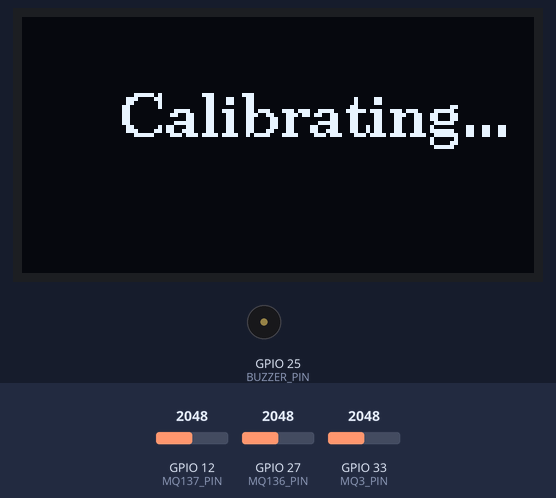
A sketch run on a simulated ESP32. On the bench: 128×64 one-colour display, buzzer (waves = sounding, pin HIGH). The inputs (shaded band) are chosen by the test bench; at power-on: GPIO 12 (MQ137_PIN) = 2048, GPIO 27 (MQ136_PIN) = 2048, GPIO 33 (MQ3_PIN) = 2048. No radio packets arrive unless stated; what the sketch prints to the serial monitor is not drawn.

Above: at 0.2 s.
At 20.3 s:
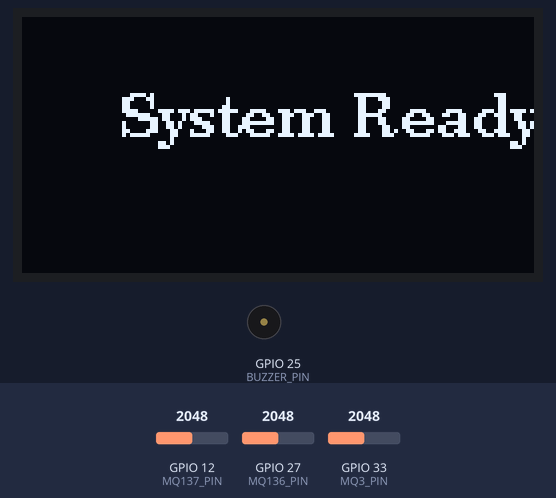
At 22.4 s:
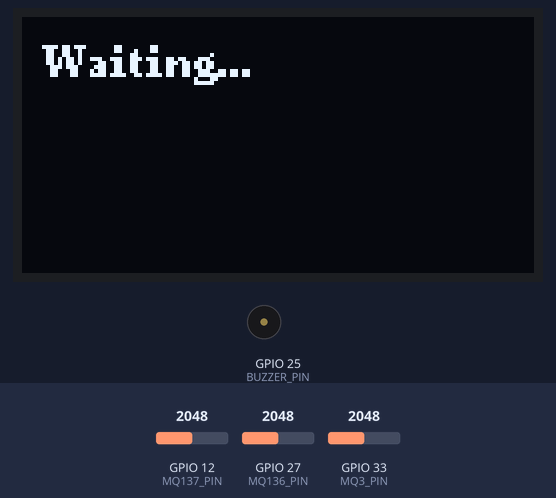

Measured:
- what the display in image 0 shows lasts 20.1 s, from 0.1 s to 20.2 s
- what the display in image 1 shows lasts 2.1 s, from 20.2 s to 22.3 s
- what the display in image 2 shows lasts 5.0 s, from 22.3 s to 27.3 s

The sketch:

gas_edge.ino
```cpp
#include <SPI.h>
#include <LoRa.h>
#include <Wire.h>
#include <U8g2lib.h>
// #include <Mhz19.h>

// ---------- Sensor Pins ----------
#define MQ136_PIN 27
#define MQ3_PIN 33
#define MQ137_PIN 12
// #define MHZ19_RX 32  // ESP32 RX (connects to MH-Z19 TX)
// #define MHZ19_TX 13  // ESP32 TX (connects to MH-Z19 RX)

// --- LoRa Pin Definitions ---
#define LORA_NSS    5    // SPI Chip Select
#define LORA_RST    14   // Reset
#define LORA_DIO0   26   // IRQ (Interrupt Request)

// --- Buzzer Pin Definition ---
#define BUZZER_PIN  25   // Buzzer connected to GPIO 25

// ---------- Constants ----------
const int CALIBRATION_SAMPLES = 100;   // Number of samples for Ro calibration
const int SAMPLE_INTERVAL = 1000;      // 1 second between readings
const float RL = 10.0;                 // Load resistor in kΩ
const float ADC_MAX = 4095.0;          // 12-bit ADC (0–4095)
const float VREF = 3.3;                // ADC reference voltage

// --- Objects ---
// OLED Display
U8G2_SH1106_128X64_NONAME_F_HW_I2C u8g2(U8G2_R0, U8X8_PIN_NONE);

// MH-Z19 Setup (Fixed based on your working code)
HardwareSerial mySerial(2); // Use UART2
// Mhz19 myMhz19;

// ---------- Global Variables ----------
float Ro3 = 0.0, Ro136 = 0.0, Ro137 = 0.0;
bool calibrated = false;
int counter = 0;
String prev_pred = "";
int last_co2_ppm = 400; // Default fallback value

// ---------- Helper Functions ----------
float readSensorVoltage(int pin) {
  int adcValue = analogRead(pin);
  return (adcValue * VREF / ADC_MAX);
}

float calculateRs(float vOut) {
  if (vOut <= 0.0) return -1.0;
  return RL * (VREF - vOut) / vOut; // Rs = RL * (Vc - Vout) / Vout
}

void displayPrediction(String pred) {
  u8g2.clearBuffer();
  u8g2.setFont(u8g2_font_ncenB10_tr);
  u8g2.drawStr(10, 30, "Prediction:");
  u8g2.setFont(u8g2_font_ncenB14_tr);
  u8g2.drawStr(20, 55, pred.c_str());
  u8g2.sendBuffer();
}

void calibrateSensors() {
  Serial.println("======================================================");
  Serial.println("     MQ-3 / MQ-136 / MQ-137 CALIBRATION STARTED     ");
  Serial.println("======================================================");

  float sum3 = 0, sum136 = 0, sum137 = 0;

  for (int i = 0; i < CALIBRATION_SAMPLES; i++) {
    float v3 = readSensorVoltage(MQ3_PIN);
    float v136 = readSensorVoltage(MQ136_PIN);
    float v137 = readSensorVoltage(MQ137_PIN);

    float Rs3 = calculateRs(v3);
    float Rs136 = calculateRs(v136);
    float Rs137 = calculateRs(v137);

    sum3 += Rs3;
    sum136 += Rs136;
    sum137 += Rs137;

    Serial.printf("[Sample %3d/%d] Rs3=%.3f | Rs136=%.3f | Rs137=%.3f\n",
                  i + 1, CALIBRATION_SAMPLES, Rs3, Rs136, Rs137);
    delay(200); // Small delay between samples
  }

  Ro3 = sum3 / CALIBRATION_SAMPLES;
  Ro136 = sum136 / CALIBRATION_SAMPLES;
  Ro137 = sum137 / CALIBRATION_SAMPLES;
  calibrated = true;

  Serial.println("\n✅ Calibration Complete!");
  Serial.printf("  Ro3 (MQ-3)     = %.3f kΩ\n", Ro3);
  Serial.printf("  Ro136 (MQ-136) = %.3f kΩ\n", Ro136);
  Serial.printf("  Ro137 (MQ-137) = %.3f kΩ\n", Ro137);
  Serial.println("======================================================");
}


void setup() {
  Serial.begin(115200);
  while (!Serial);

  Serial.println("LoRa Transmitter (Calibrated Sensors)");

  // --- Initialize Buzzer Pin ---
  pinMode(BUZZER_PIN, OUTPUT);
  digitalWrite(BUZZER_PIN, LOW); // Ensure buzzer is off

  // --- Initialize OLED Display ---
  u8g2.begin();
  u8g2.clearBuffer();
  u8g2.setFont(u8g2_font_ncenB10_tr);
  u8g2.drawStr(10, 30, "Gas Analyzer");
  u8g2.drawStr(20, 50, "Starting...");
  u8g2.sendBuffer();

  // --- Initialize LoRa ---
  LoRa.setPins(LORA_NSS, LORA_RST, LORA_DIO0);
  if (!LoRa.begin(433E6)) {
    Serial.println("Starting LoRa failed!");
    u8g2.clearBuffer();
    u8g2.drawStr(10, 30, "LoRa Failed!");
    u8g2.sendBuffer();
    while (1);
  }

  // // --- Initialize MH-Z19 (Fixed Logic) ---
  // mySerial.begin(9600, SERIAL_8N1, MHZ19_RX, MHZ19_TX);
  // myMhz19.begin(&mySerial);
  // myMhz19.disableAutoBaseCalibration();

  // Serial.println("MH-Z19 warming up (3 min recommended)...");
  // u8g2.clearBuffer();
  // u8g2.drawStr(20, 30, "Warming up...");
  // u8g2.sendBuffer();

  // Display ready message
  u8g2.clearBuffer();
  u8g2.setFont(u8g2_font_ncenB10_tr);
  u8g2.drawStr(25, 30, "Calibrating...");
  u8g2.sendBuffer();

  calibrateSensors();

  u8g2.clearBuffer();
  u8g2.drawStr(25, 30, "System Ready");
  u8g2.sendBuffer();
  delay(2000);
}

void loop() {
  if (!calibrated) return;

  // --- Read Analog Sensor Values ---
  float v3 = readSensorVoltage(MQ3_PIN);
  float v136 = readSensorVoltage(MQ136_PIN);
  float v137 = readSensorVoltage(MQ137_PIN);

  float Rs3 = calculateRs(v3);
  float Rs136 = calculateRs(v136);
  float Rs137 = calculateRs(v137);

  float mq3_value = Rs3 / Ro3;
  float mq136_value = Rs136 / Ro136;
  float mq137_value = Rs137 / Ro137;

  // // --- Read CO2 Sensor---
  // int mhz19_value = -1;
  // if (myMhz19.isReady()) {
  //   mhz19_value = myMhz19.getCarbonDioxide();
  //   if (mhz19_value > 0) last_co2_ppm = mhz19_value;
  //   Serial.printf("CO₂ (ppm): %d\n", mhz19_value);
  // } else {
  //   Serial.println("MH-Z19 not ready, using last valid CO₂ value.");
  //   mhz19_value = last_co2_ppm;
  // }


  // --- Create Data Packet ---
  String dataPacket = String(mq3_value) + "," +
                      String(mq136_value) + "," +
                      String(mq137_value) + "," +
                      // String(mhz19_value) + "," +
                      String(counter);

  // --- Send LoRa Packet ---
  LoRa.beginPacket();
  LoRa.print(dataPacket);
  LoRa.endPacket();

  Serial.print("Sending packet: ");
  Serial.println(dataPacket);

  counter++;

  // --- Wait for Prediction from Receiver ---
  Serial.println("Waiting for prediction...");

  // Display waiting status on OLED
  u8g2.clearBuffer();
  u8g2.setFont(u8g2_font_ncenB08_tr);
  u8g2.drawStr(5, 15, "Waiting...");
  u8g2.sendBuffer();

  long startTime = millis();
  bool replyReceived = false;

  while (millis() - startTime < 5000) { // Wait up to 5 seconds
    int packetSize = LoRa.parsePacket();
    if (packetSize) {
      String reply = "";
      while (LoRa.available()) {
        reply += (char)LoRa.read();
      }
      Serial.print("Prediction received: ");
      Serial.println(reply);
      replyReceived = true;

      // Display prediction on OLED
      displayPrediction(reply);

      // Check if gas has changed and trigger buzzer
      if(prev_pred != "" && prev_pred != reply){
        Serial.println("Gas has changed.");
        // Turn on buzzer for 0.5 seconds
        digitalWrite(BUZZER_PIN, HIGH);
        delay(500);
        digitalWrite(BUZZER_PIN, LOW);
      }
      prev_pred = reply;
      break;
    }
  }

  if (!replyReceived) {
    Serial.println("No reply received, timeout.");

    // Display timeout on OLED
    u8g2.clearBuffer();
    u8g2.setFont(u8g2_font_ncenB10_tr);
    u8g2.drawStr(15, 30, "No Response");
    u8g2.setFont(u8g2_font_ncenB08_tr);
    u8g2.drawStr(30, 50, "Timeout");
    u8g2.sendBuffer();
  }

  delay(5000); // Send data every 5 seconds
}
```
